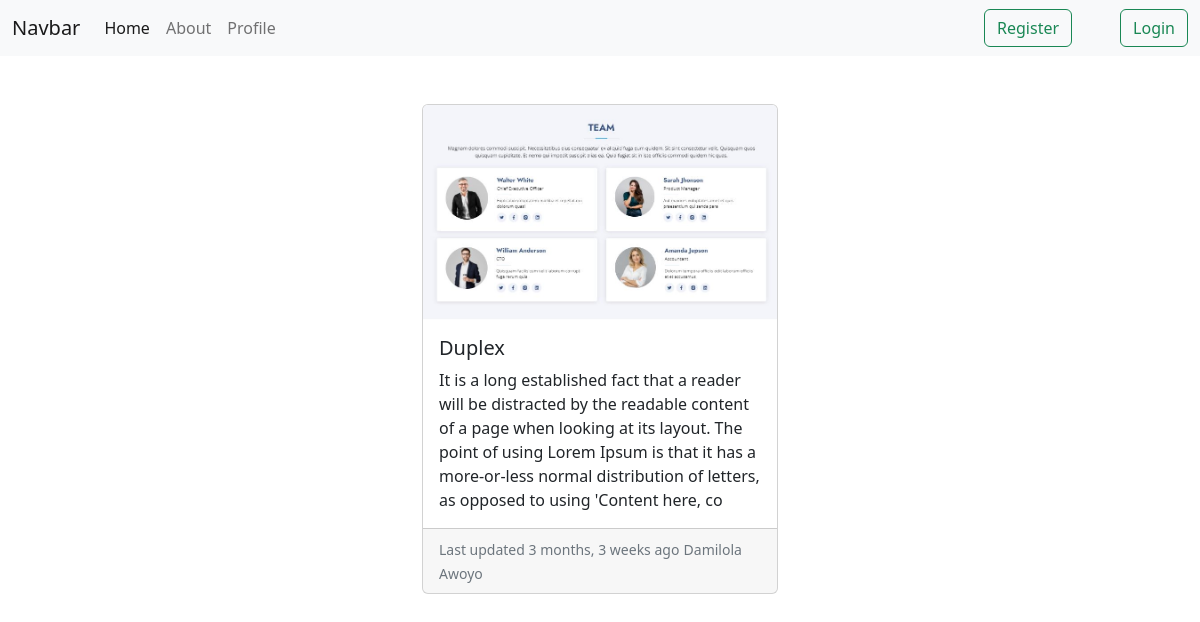
Screenshot of /list_details/2/ with the database file from the repository.
### realestate/models.py (models this page shows, shortened)
class Cards(models.Model):
    card_title = models.CharField(max_length=20, blank=False)
    description = models.TextField(max_length=255, null=False)
    created = models.DateTimeField(auto_now_add=True)
    updated = models.DateTimeField(auto_now=True)
    realtor = models.ForeignKey(Agent, on_delete=models.CASCADE, null=True)
    image = models.ImageField(default='default.png', upload_to='cards_pics')

class Agent(models.Model):
    agent_first_name = models.CharField(max_length=255, blank=False)
    agent_last_name = models.CharField(max_length=255, blank=False)
    email = models.EmailField(max_length=30, blank=False)
    address = models.CharField(max_length=255, blank=False)
    phone_number = models.CharField(max_length=255, blank=False)
    MALE = "M"
    FEMALE = "F"
    sex_choices = [(MALE, 'male'), (FEMALE, 'female')]
    sex = models.CharField(max_length=2, choices=sex_choices, default=MALE)
    image = models.ImageField(default='default.png', upload_to='agent_pics')
    def __str__(self):
        return (f'{self.agent_first_name} {self.agent_last_name}')

### realestate/views.py (the view)
# urls.py: path('list_details/<pk>/', views.list_detail, name="list_details"),
def list_detail(request, pk):
    list_id = Cards.objects.get(id=pk)
    context={'details': list_id}
    return render(request, 'realestate/list_details.html',context)

### realestate/templates/realestate/list_details.html (shortened to what this page needs)
{% extends 'main.html' %}
{% block content %}
<div class="container mt-5">
    <div class="row row-cols-1 row-cols-md-3 g-4 justify-content-center ">
       <div class="col">
        <div class="card h-100">
          <img src="{{details.image.url}}" class="card-img-top" alt="...">
          <div class="card-body">
            <h5 class="card-title">{{details.card_title}}</h5>
            <p class="card-text">{{details.description}}</p>
          </div>
          <div class="card-footer">
            <small class="text-muted">Last updated {{details.updated | timesince}} ago</small>
            <small class="text-muted">{{details.realtor}}</small>
          </div>
        </div>
      </div>
      </div>
{% endblock content %}

### rows the page displays
Cards: image (picture), card_title "Duplex", description "It is a long established fact that a reader will be distracted by the readable content of a page when looking at its layout. The point of using Lorem Ipsum is that it has a more-or-less normal distribution of letters, as opposed to using 'Content here, co", updated "3 months, 3 weeks", realtor "Damilola Awoyo"
